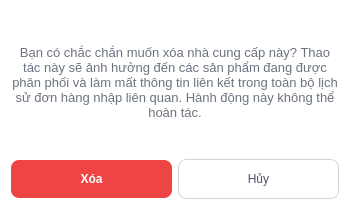
<?xml version="1.0" encoding="UTF-8"?>
<ui version="4.0">
 <class>Dialog</class>
 <widget class="QDialog" name="Dialog">
  <property name="geometry">
   <rect>
    <x>0</x>
    <y>0</y>
    <width>350</width>
    <height>210</height>
   </rect>
  </property>
  <property name="windowTitle">
   <string>Dialog</string>
  </property>
  <property name="styleSheet">
   <string notr="true">/* 1. Tổng thể Cửa sổ Dialog */
QDialog#Dialog {
    background-color: #ffffff;
    font-family: &quot;Inter&quot;, &quot;Segoe UI&quot;, sans-serif;
}

/* 2. Nội dung thông báo cảnh báo */
QLabel#lblCanhBao {
     font-size: 13px;
    font-weight: 400; /* Regular cấp độ 4 [cite: 64] */
    color: #6b7280;   /* Màu xám nhạt để làm dịu thông tin phụ */
}

/* 3. Nút XÓA (Màu đỏ rực rỡ - Red Danger) */
QPushButton#btnXoa {
    background-color: #ef4444; /* Màu đỏ thương hiệu từ Figma */
    color: #ffffff;
    font-weight: 700;
    border: none;
    border-radius: 8px; /* Bo góc đồng bộ deleteNV.png */
    padding: 12px 24px;
    min-width: 100px;
}

QPushButton#btnXoa:hover {
    background-color: #dc2626; /* Đỏ đậm hơn khi di chuột qua */
}

/* 4. Nút HỦY (Màu trắng viền xám - Secondary) */
QPushButton#btnHuy {
    background-color: #ffffff;
    color: #4b5563;
    border: 1px solid #d1d5db; /* Viền xám mảnh chuẩn Figma */
    border-radius: 8px;
    padding: 12px 24px;
    min-width: 100px;
}

QPushButton#btnHuy:hover {
    background-color: #f3f4f6; /* Xám cực nhạt khi hover */
}</string>
  </property>
  <layout class="QVBoxLayout" name="verticalLayout">
   <item>
    <widget class="QLabel" name="lblCanhBao">
     <property name="text">
      <string>Bạn có chắc chắn muốn xóa nhà cung cấp này? Thao tác này sẽ ảnh hưởng đến các sản phẩm đang được phân phối và làm mất thông tin liên kết trong toàn bộ lịch sử đơn hàng nhập liên quan. Hành động này không thể hoàn tác.</string>
     </property>
     <property name="alignment">
      <set>Qt::AlignCenter</set>
     </property>
     <property name="wordWrap">
      <bool>true</bool>
     </property>
    </widget>
   </item>
   <item>
    <layout class="QHBoxLayout" name="horizontalLayout">
     <item>
      <widget class="QPushButton" name="btnXoa">
       <property name="text">
        <string>Xóa</string>
       </property>
      </widget>
     </item>
     <item>
      <widget class="QPushButton" name="btnHuy">
       <property name="text">
        <string>Hủy</string>
       </property>
      </widget>
     </item>
    </layout>
   </item>
  </layout>
 </widget>
 <resources/>
 <connections/>
</ui>
